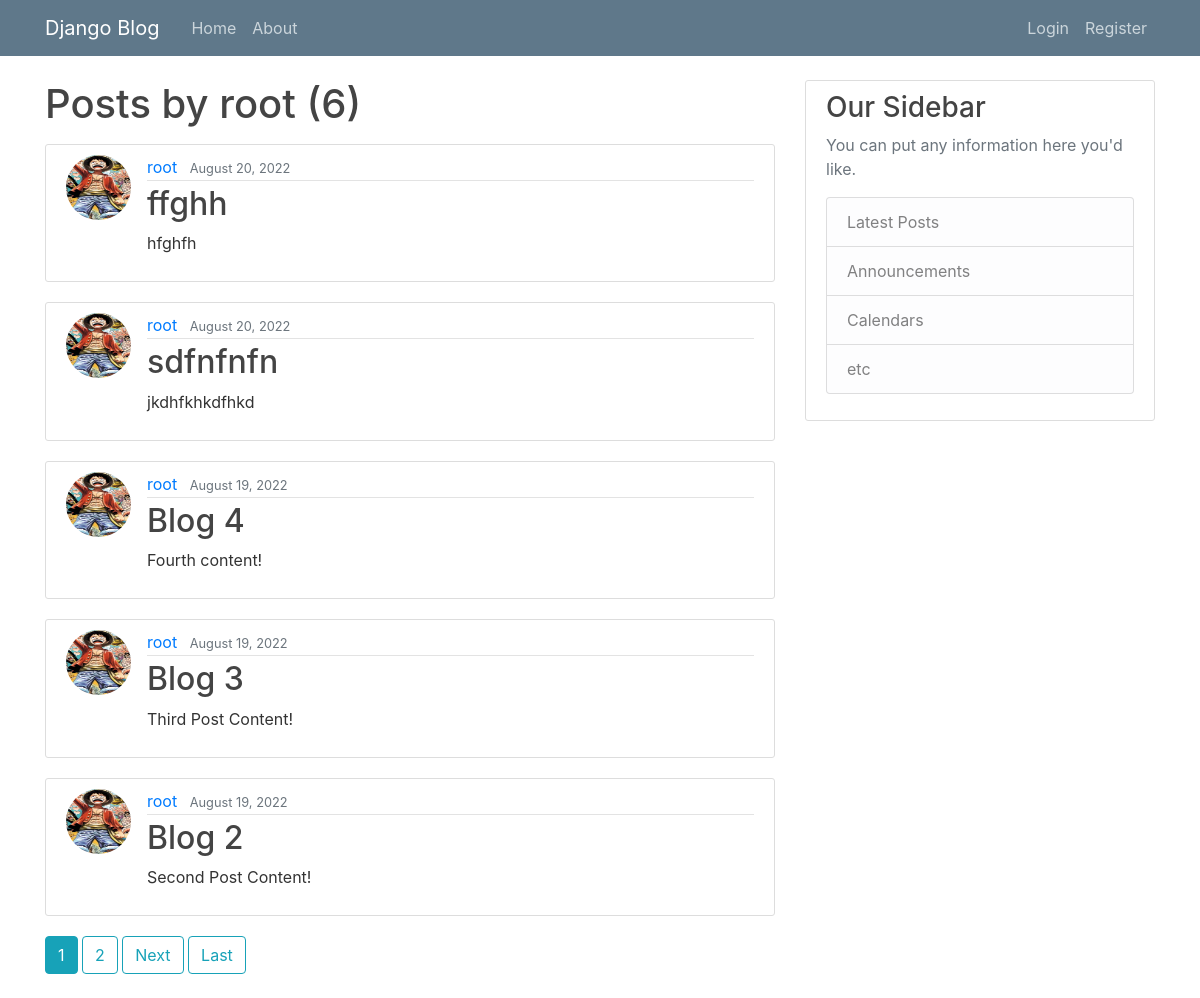
Screenshot of /user/root with the database file from the repository.
### Blog/models.py (models this page shows, shortened)
class Post(models.Model):
    title = models.CharField(max_length=100)
    content = models.TextField()
    date_posted = models.DateTimeField(default=timezone.now)
    author = models.ForeignKey(User, on_delete=models.CASCADE)

### users/models.py (models this page shows, shortened)
class Profile(models.Model):
    user = models.OneToOneField(User, on_delete=models.CASCADE)
    image = models.ImageField(default='default.jpg', upload_to='profile_pics')

### Blog/views.py (the view)
# urls.py: path('user/<str:username>', UserPostListView.as_view(), name='user-posts'),
class UserPostListView(ListView):
    model = Post
    template_name = 'blog/user_posts.html'  # <app>/<model>_<viewtype>.html
    context_object_name = 'posts'
    paginate_by = 5
    def get_queryset(self):
        user = get_object_or_404(User, username=self.kwargs.get('username'))
        return Post.objects.filter(author=user).order_by('-date_posted')

### Blog/templates/blog/user_posts.html (shortened to what this page needs)
{% extends "blog/base.html" %}
{% block content %}
    <h1 class="mb-3">Posts by {{ view.kwargs.username }} ({{ page_obj.paginator.count }})</h1>
    {% for post in posts %}
        <article class="media content-section">
          <img class="rounded-circle article-img" src="{{ post.author.profile.image.url }}">
          <div class="media-body">
            <div class="article-metadata">
              <a class="mr-2" href="{% url 'user-posts' post.author.username %}">{{ post.author }}</a>
              <small class="text-muted">{{ post.date_posted|date:"F d, Y" }}</small>
            </div>
            <h2><a class="article-title" href="{% url 'post-detail' post.id %}">{{ post.title }}</a></h2>
            <p class="article-content">{{ post.content }}</p>
          </div>
        </article>
    {% endfor %}
    {% if is_paginated %}
      {% for num in page_obj.paginator.page_range %}
        {% if page_obj.number == num %}
          <a class="btn btn-info mb-4" href="?page={{ num }}">{{ num }}</a>
        {% elif num > page_obj.number|add:'-3' and num < page_obj.number|add:'3' %}
          <a class="btn btn-outline-info mb-4" href="?page={{ num }}">{{ num }}</a>
        {% endif %}
      {% endfor %}
      {% if page_obj.has_next %}
        <a class="btn btn-outline-info mb-4" href="?page={{ page_obj.next_page_number }}">Next</a>
        <a class="btn btn-outline-info mb-4" href="?page={{ page_obj.paginator.num_pages }}">Last</a>
      {% endif %}
    {% endif %}
{% endblock content %}

### Blog/static/blog/main.css (style rules this page uses)
body { background: #ffffff; color: #333333; margin-top: 5rem; }
h1, h2, h3, h4, h5, h6 { color: #444444; }
.content-section { background: #ffffff; padding: 10px 20px; border: 1px solid #dddddd; border-radius: 3px; margin-bottom: 20px; }
.article-title { color: #444444; }
.article-content { white-space: pre-line; }
.article-img { height: 65px; width: 65px; margin-right: 16px; }
.article-metadata { padding-bottom: 1px; margin-bottom: 4px; border-bottom: 1px solid #e3e3e3 }

### rows the page displays
Post: author.profile.image (picture), author "root", date_posted "August 20, 2022", title "ffghh", content "hfghfh"
Post: author.profile.image (picture), author "root", date_posted "August 20, 2022", title "sdfnfnfn", content "jkdhfkhkdfhkd"
Post: author.profile.image (picture), author "root", date_posted "August 19, 2022", title "Blog 4", content "Fourth content!"
Post: author.profile.image (picture), author "root", date_posted "August 19, 2022", title "Blog 3", content "Third Post Content!"
Post: author.profile.image (picture), author "root", date_posted "August 19, 2022", title "Blog 2", content "Second Post Content!"

### other values shown
{{ view.kwargs.username }} "root"
{{ page_obj.paginator.count }} "6"
{{ num }} "1"
{{ num }} "2"
